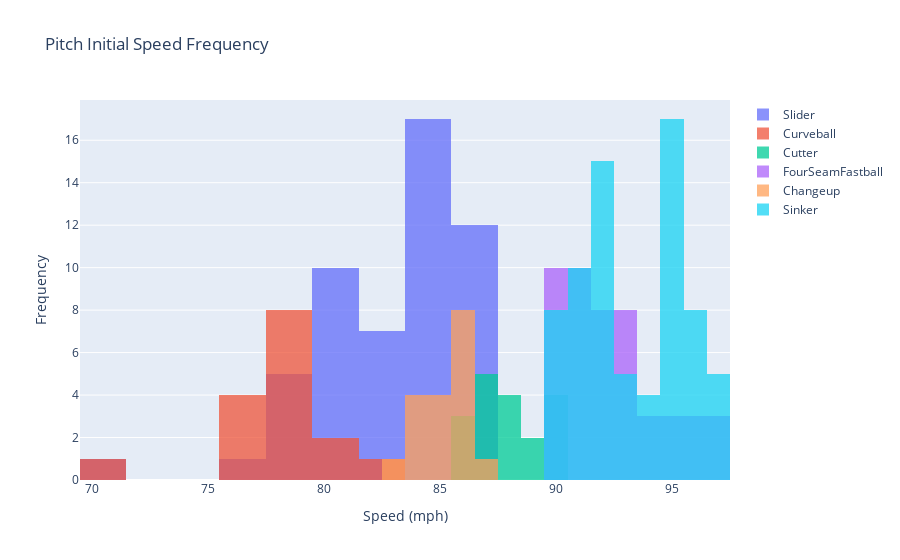

Source (notebook cell):
### Code cell
# Overlay
fig = go.Figure()
for i in range(len(pitch_type_types)):
    fig.add_trace(go.Histogram(x=pitch_speed[i], name=pitch_type_types[i]))

# Overlay both histograms
fig.update_layout(barmode='overlay', title_text='Pitch Initial Speed Frequency')
fig.update_xaxes(title_text="Speed (mph)")
fig.update_yaxes(title_text="Frequency")

# Reduce opacity to see both histograms
fig.update_traces(opacity=0.75)
fig.show()

# fig.write_image("Pitch Initial Speed Frequency Histogram.png", engine='kaleido')

### Figure 1 — Plotly figure (JSON) as saved in the notebook; plotly's stock layout.template omitted (floating-point values rounded to 4 significant figures)
{"data": [{"name": "Slider", "opacity": 0.75, "type": "histogram", "x": [80, 80, 83, 85, 80, 86, 79, 78, 85, 86, 82, 85, 80, 85, 86, 71, 80, 79, 84, 80, 84, 86, 85, 84, 76, 80, 80, 84, 85, 87, 85, 83, 87, 79, 84, 86, 83, 84, 82, 86, 84, 84, 86, 81, 79, 82, 84, 86, 86, 86, 83, 85, 81]}, {"name": "Curveball", "opacity": 0.75, "type": "histogram", "x": [79, 79, 71, 78, 79, 77, 77, 82, 78, 77, 80, 80, 78, 78, 78, 77]}, {"name": "Cutter", "opacity": 0.75, "type": "histogram", "x": [88, 87, 90, 87, 90, 90, 86, 87, 87, 90, 87, 88, 89, 86, 89, 86, 88, 88]}, {"name": "FourSeamFastball", "opacity": 0.75, "type": "histogram", "x": [93, 92, 90, 95, 96, 93, 93, 91, 93, 92, 90, 97, 92, 96, 91, 93, 91, 90, 91, 94, 91, 90, 94, 91]}, {"name": "Changeup", "opacity": 0.75, "type": "histogram", "x": [86, 86, 84, 84, 83, 85, 84, 86, 85, 86, 85, 84, 86, 87, 86, 85, 86, 86]}, {"name": "Sinker", "opacity": 0.75, "type": "histogram", "x": [90, 97, 97, 95, 93, 95, 95, 90, 96, 94, 96, 92, 95, 92, 95, 95, 91, 96, 94, 97, 92, 96, 95, 91, 90, 96, 91, 95, 90, 91, 92, 90, 93, 93, 93, 95, 95, 97, 93, 95, 95, 96, 91, 92, 92, 95, 92, 96, 92, 92, 92, 94, 95, 95, 90, 94, 92, 95, 91, 92, 96, 91, 91, 92, 92, 91, 97, 95, 90, 90, 91, 92]}], "layout": {"barmode": "overlay", "title": {"text": "Pitch Initial Speed Frequency"}, "xaxis": {"title": {"text": "Speed (mph)"}}, "yaxis": {"title": {"text": "Frequency"}}}}
